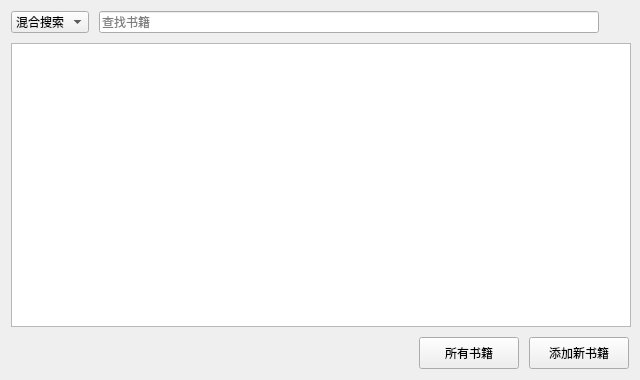
<?xml version="1.0" encoding="UTF-8"?>
<ui version="4.0">
 <class>LibmPage</class>
 <widget class="QWidget" name="LibmPage">
  <property name="geometry">
   <rect>
    <x>0</x>
    <y>0</y>
    <width>640</width>
    <height>380</height>
   </rect>
  </property>
  <property name="minimumSize">
   <size>
    <width>640</width>
    <height>380</height>
   </size>
  </property>
  <property name="windowTitle">
   <string>Form</string>
  </property>
  <layout class="QGridLayout" name="gridLayout">
   <property name="spacing">
    <number>10</number>
   </property>
   <item row="0" column="0">
    <layout class="QHBoxLayout" name="TopHorizontalLayout">
     <property name="spacing">
      <number>10</number>
     </property>
     <item>
      <widget class="QComboBox" name="searchComboBox">
       <item>
        <property name="text">
         <string>混合搜索</string>
        </property>
       </item>
      </widget>
     </item>
     <item>
      <widget class="QLineEdit" name="searchLineEdit">
       <property name="text">
        <string/>
       </property>
       <property name="placeholderText">
        <string>查找书籍</string>
       </property>
      </widget>
     </item>
     <item>
      <widget class="QPushButton" name="searchPushButton">
       <property name="minimumSize">
        <size>
         <width>20</width>
         <height>20</height>
        </size>
       </property>
       <property name="maximumSize">
        <size>
         <width>20</width>
         <height>20</height>
        </size>
       </property>
       <property name="text">
        <string/>
       </property>
       <property name="flat">
        <bool>true</bool>
       </property>
      </widget>
     </item>
    </layout>
   </item>
   <item row="1" column="0">
    <widget class="QTableView" name="libmTableView">
     <property name="minimumSize">
      <size>
       <width>620</width>
       <height>280</height>
      </size>
     </property>
     <property name="frameShape">
      <enum>QFrame::StyledPanel</enum>
     </property>
     <property name="frameShadow">
      <enum>QFrame::Sunken</enum>
     </property>
     <property name="showGrid">
      <bool>false</bool>
     </property>
     <property name="gridStyle">
      <enum>Qt::SolidLine</enum>
     </property>
     <property name="sortingEnabled">
      <bool>false</bool>
     </property>
     <property name="wordWrap">
      <bool>true</bool>
     </property>
     <attribute name="horizontalHeaderCascadingSectionResizes">
      <bool>false</bool>
     </attribute>
     <attribute name="horizontalHeaderDefaultSectionSize">
      <number>100</number>
     </attribute>
     <attribute name="horizontalHeaderShowSortIndicator" stdset="0">
      <bool>false</bool>
     </attribute>
     <attribute name="horizontalHeaderStretchLastSection">
      <bool>false</bool>
     </attribute>
     <attribute name="verticalHeaderVisible">
      <bool>false</bool>
     </attribute>
    </widget>
   </item>
   <item row="2" column="0">
    <layout class="QHBoxLayout" name="BottomHorizontalLayout">
     <property name="spacing">
      <number>10</number>
     </property>
     <item>
      <spacer name="horizontalSpacer">
       <property name="orientation">
        <enum>Qt::Horizontal</enum>
       </property>
       <property name="sizeHint" stdset="0">
        <size>
         <width>388</width>
         <height>32</height>
        </size>
       </property>
      </spacer>
     </item>
     <item>
      <widget class="QPushButton" name="all_bookPushButton">
       <property name="minimumSize">
        <size>
         <width>100</width>
         <height>32</height>
        </size>
       </property>
       <property name="maximumSize">
        <size>
         <width>100</width>
         <height>32</height>
        </size>
       </property>
       <property name="text">
        <string>所有书籍</string>
       </property>
      </widget>
     </item>
     <item>
      <widget class="QPushButton" name="addnbPushButton">
       <property name="minimumSize">
        <size>
         <width>100</width>
         <height>32</height>
        </size>
       </property>
       <property name="maximumSize">
        <size>
         <width>100</width>
         <height>32</height>
        </size>
       </property>
       <property name="text">
        <string>添加新书籍</string>
       </property>
      </widget>
     </item>
    </layout>
   </item>
  </layout>
 </widget>
 <resources/>
 <connections/>
</ui>
